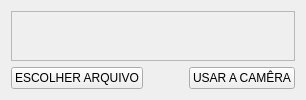
      <widget class="QWidget" name="tab_6">
       <attribute name="title">
        <string>Foto</string>
       </attribute>
       <layout class="QGridLayout" name="gridLayout_22">
        <item row="0" column="0">
         <widget class="QFrame" name="pic_frame_mainData">
          <property name="sizePolicy">
           <sizepolicy hsizetype="Preferred" vsizetype="Preferred">
            <horstretch>50</horstretch>
            <verstretch>50</verstretch>
           </sizepolicy>
          </property>
          <property name="frameShape">
           <enum>QFrame::StyledPanel</enum>
          </property>
          <property name="frameShadow">
           <enum>QFrame::Raised</enum>
          </property>
          <widget class="QLabel" name="pic_label__mainData">
           <property name="geometry">
            <rect>
             <x>320</x>
             <y>70</y>
             <width>71</width>
             <height>61</height>
            </rect>
           </property>
           <property name="font">
            <font>
             <pointsize>20</pointsize>
            </font>
           </property>
           <property name="styleSheet">
            <string notr="true">color: rgb(114, 159, 207);</string>
           </property>
           <property name="text">
            <string>Foto</string>
           </property>
          </widget>
         </widget>
        </item>
        <item row="1" column="0">
         <layout class="QGridLayout" name="gridLayout_19">
          <item row="0" column="0">
           <widget class="QPushButton" name="pushButton_2">
            <property name="sizePolicy">
             <sizepolicy hsizetype="Expanding" vsizetype="Expanding">
              <horstretch>0</horstretch>
              <verstretch>0</verstretch>
             </sizepolicy>
            </property>
            <property name="text">
             <string>ESCOLHER ARQUIVO</string>
            </property>
            <property name="icon">
             <iconset resource="icons.qrc">
              <normaloff>:/Icons/save_image.svg</normaloff>:/Icons/save_image.svg</iconset>
            </property>
            <property name="iconSize">
             <size>
              <width>42</width>
              <height>42</height>
             </size>
            </property>
           </widget>
          </item>
          <item row="0" column="2">
           <widget class="QPushButton" name="takepic_pushbutton_mainData">
            <property name="sizePolicy">
             <sizepolicy hsizetype="Expanding" vsizetype="Expanding">
              <horstretch>0</horstretch>
              <verstretch>0</verstretch>
             </sizepolicy>
            </property>
            <property name="text">
             <string>USAR A CAMÊRA</string>
            </property>
            <property name="icon">
             <iconset resource="icons.qrc">
              <normaloff>:/Icons/start_camera.svg</normaloff>:/Icons/start_camera.svg</iconset>
            </property>
            <property name="iconSize">
             <size>
              <width>42</width>
              <height>42</height>
             </size>
            </property>
           </widget>
          </item>
          <item row="0" column="1">
           <spacer name="horizontalSpacer">
            <property name="orientation">
             <enum>Qt::Horizontal</enum>
            </property>
            <property name="sizeHint" stdset="0">
             <size>
              <width>40</width>
              <height>20</height>
             </size>
            </property>
           </spacer>
          </item>
         </layout>
        </item>
       </layout>
      </widget>
